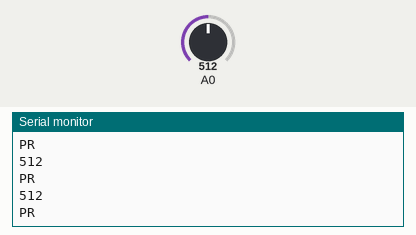
Simulated run of this sketch. Board: Arduino Uno, built with avr-gcc and run on an emulated ATmega328P. Parts: the last lines printed to the serial monitor. The inputs (shaded band) are chosen by the test bench; at power-on: A0 = 512.

Above: at 1.2 s.
1.3 s: A0 set to 412
At 1.71 s:
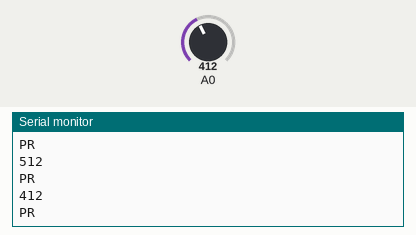
2.8 s: A0 set to 391
At 3.21 s:
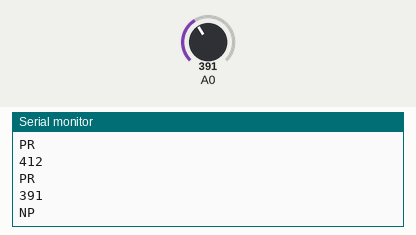
4.8 s: A0 set to 183
At 5.01 s:
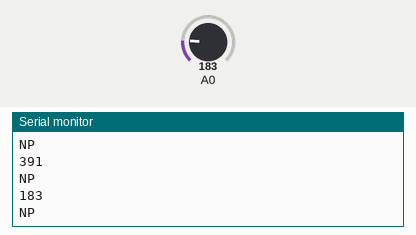
6.3 s: A0 set to 159
At 6.52 s:
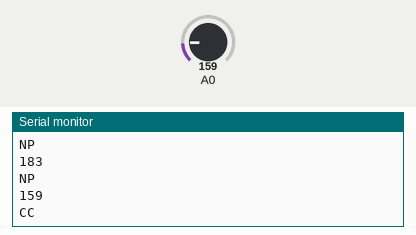
Timing chart, 0 to 9.3 s (numbered marks = the images above; inputs shaded):
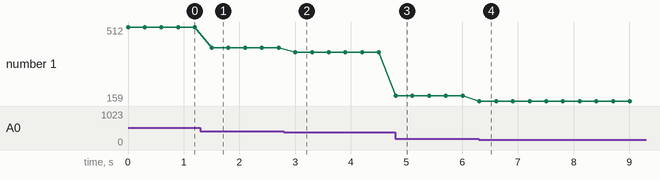

The sketch:

secure-button-3R.ino
```cpp
void setup() {
  Serial.begin(9600);

}

void loop() {
  int v = analogRead(A0);
  Serial.println(v);

  if (v > 1000) {
    Serial.println("OPEN");
  } else if (v > 400) {
    Serial.println("PR");
  } else if (v > 170) {
    Serial.println("NP");
  } else {
    Serial.println("CC");
  }

  delay(300);
}
```

Measured:
- the behaviour switches between 401 and 400 on A0 (found by bisection; images 1 and 2)
- the behaviour switches between 171 and 170 on A0 (found by bisection; images 3 and 4)
- after the input at 1.3 s, the serial monitor: prints a new line after 0.20 s (image 1)
- after the input at 2.8 s, the serial monitor: prints a new line after 0.20 s (image 2)
- after the input at 4.8 s, the serial monitor: prints a new line at once (image 3)
- after the input at 6.3 s, the serial monitor: prints a new line at once (image 4)
- plotted number 1: 512 → 412 after the input at 1.3 s, 412 → 391 after the input at 2.8 s, 391 → 183 after the input at 4.8 s, 183 → 159 after the input at 6.3 s
